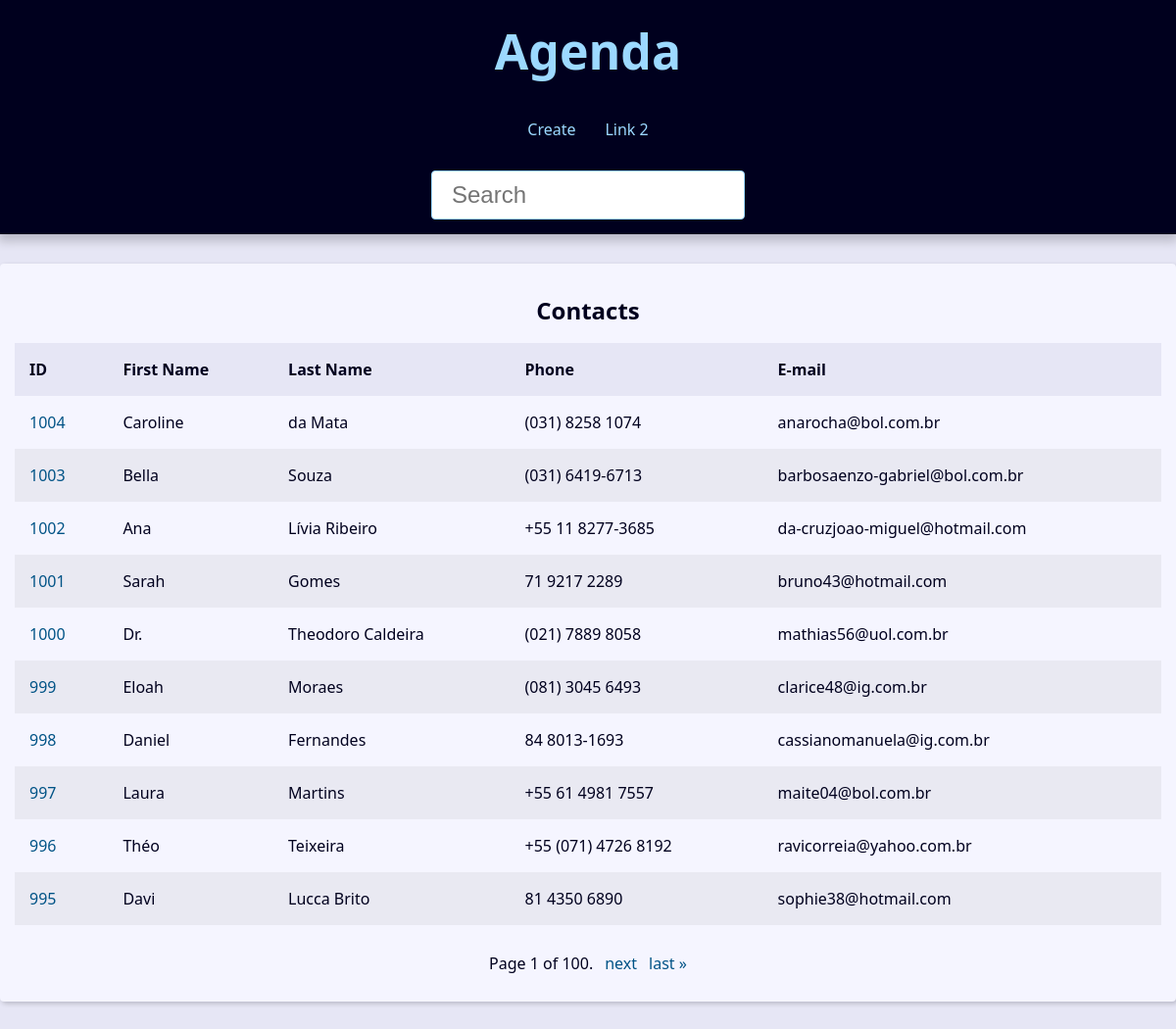
The app's page /, older data.
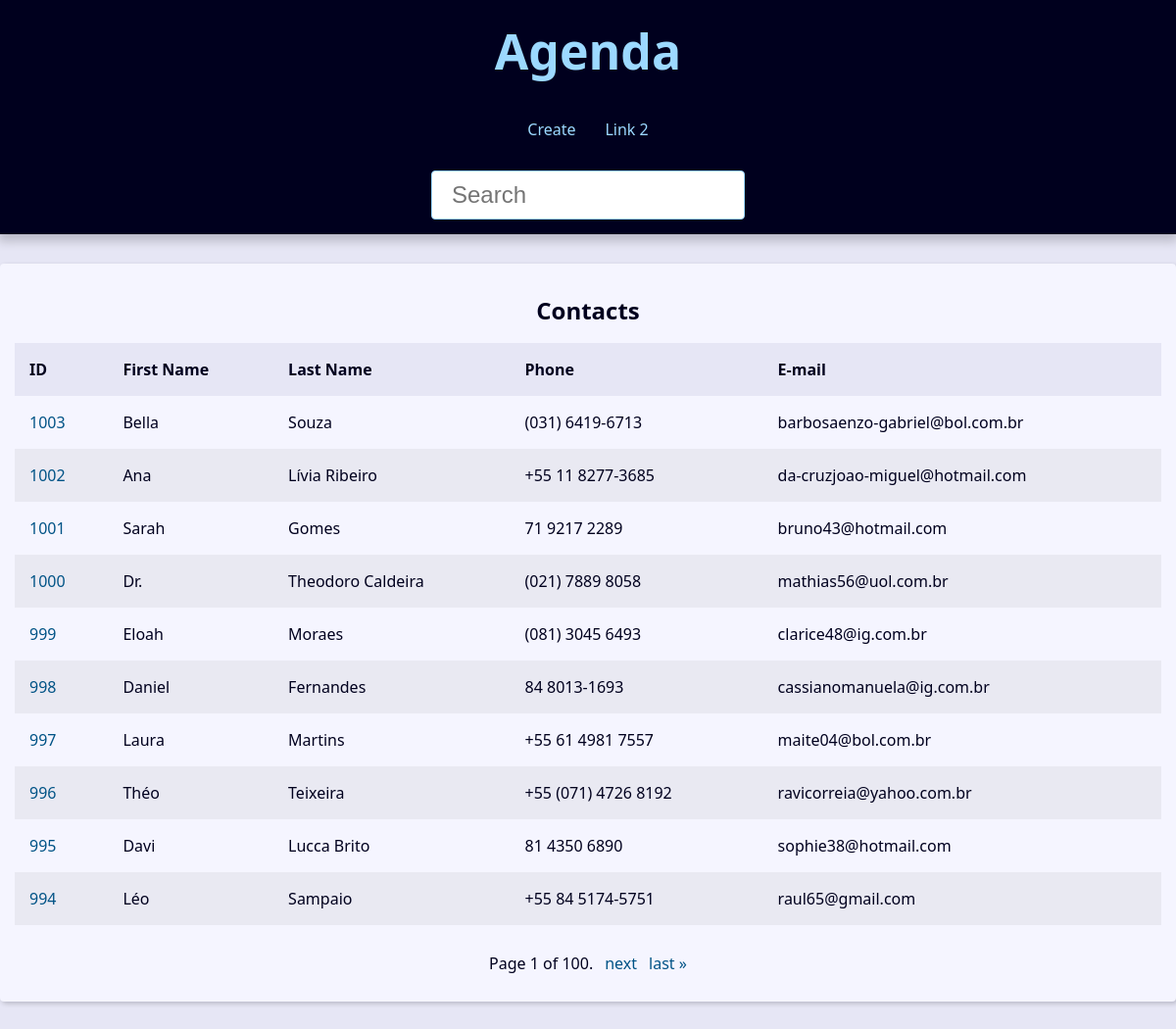
The same page, newer data.
### contact/models.py (models this page shows, shortened)
class Contact(models.Model):
    first_name = models.CharField(max_length=50,)
    last_name = models.CharField(max_length=50, blank=True)
    phone = models.CharField(max_length=50, verbose_name='Telefone')
    email = models.EmailField(max_length=25,  blank=True)
    created_date = models.DateTimeField(default=timezone.now)
    description = models.TextField(blank=True)
    show =  models.BooleanField(default=True)
    picture = models.ImageField(blank=True, upload_to='pictures/%Y/%m/')
    category = models.ForeignKey(
        Category,
        on_delete=models.SET_NULL,
        blank=True, null=True
    )
    owner = models.ForeignKey(
        User,
        on_delete=models.SET_NULL,
        blank=True, null=True
    )

### contact/views/contact_views.py (the view)
# urls.py: path('', views.index, name='index'),
def index(request):
    contacts = Contact.objects \
        .filter(show=True)\
        .order_by('-id')
    paginator = Paginator(contacts, 10)
    page_number = request.GET.get("page")
    page_obj = paginator.get_page(page_number)
    context = {
        'page_obj': page_obj,
        'site_title': 'Contatos - '
    }
    return render(
        request,
        'contact/index.html',
        context
    )

### contact/templates/contact/index.html
{% extends "global/base.html" %}
{% block content %}
{% if page_obj %}
        <div class="responsive-table">
            <table class="contacts-table">
                <caption class="table-caption">
                    Contacts
                </caption>
                <thead>
                    <tr class="table-row table-row-header">
                        <th class="table-header">ID</th>
                        <th class="table-header">First Name</th>
                        <th class="table-header">Last Name</th>
                        <th class="table-header">Phone</th>
                        <th class="table-header">E-mail</th>
                    </tr>
                </thead>
                <tbody>
                    {% for contact in page_obj %}
                        <tr class="table-row">
                            <td class="table-cel">
                                <a
                                    href="{% url "contact:contact" contact.id %}"
                                    class="table-link">
                                    {{ contact.id }}
                                </a>
                            </td>
                            <td class="table-cel">
                                {{ contact.first_name }}
                            </td>
                            <td class="table-cel">
                                {{ contact.last_name }}
                            </td>
                            <td class="table-cel">
                                {{ contact.phone }}
                            </td>
                            <td class="table-cel">
                                {{ contact.email }}
                            </td>
                        </tr>
                    {% endfor %}
                </tbody>
            </table>
        </div>
{% else %}
<div class="single-contact">
    <h1 class="single-contact-name">
        Nenhum contato encontrado
    </h1>
</div>
{% endif %}
{% endblock content %}

Row changes from the older to the newer data that the page shows:
no longer on this page (row edited): Contact: id "1004", first_name "Caroline", last_name "da Mata", phone "(031) 8258 1074", email "anarocha@bol.com.br"
now on this page (row unchanged): Contact: id "994", first_name "Léo", last_name "Sampaio", phone "+55 84 5174-5751", email "raul65@gmail.com"
